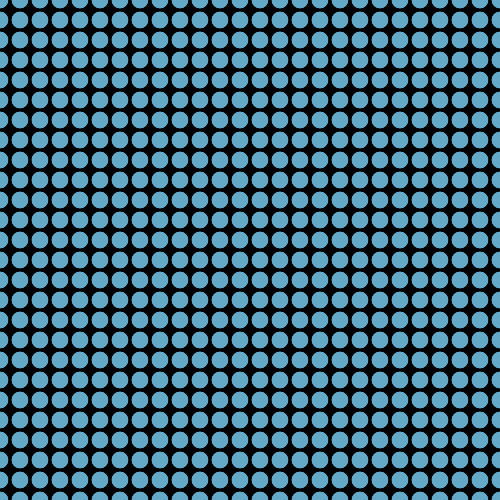
Frame 1 (no input)
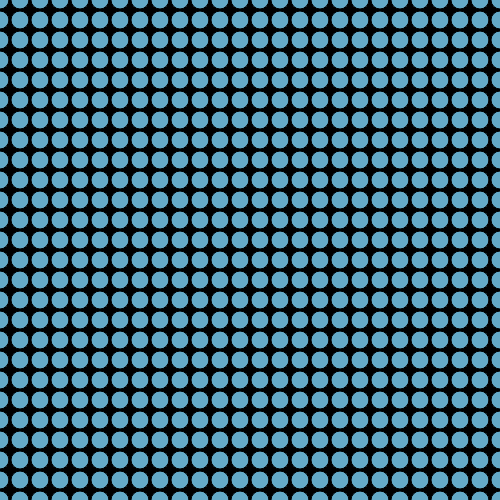
Frame 60 (no input)
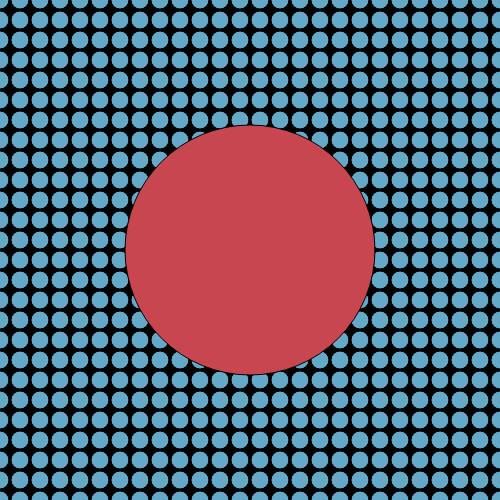
Frame 120 (the mouse pressed at the canvas centre since frame 60)

The p5.js sketch that drew these frames (run headless with seeded random() and noise() and a simulated clock; from frame 60 on, the mouse is pressed at the canvas centre):

// p5.js sketch
// ── sketch.js

// Declare the setup function
function setup() {

  // create a canvas 500px wide and 500px high
  createCanvas( 500, 500 );

  // color the background black
  background( 'black');
}
//declare draw function
function draw() {

// write a for loop for ellipses along x axis
for (var a = 0; a <= height; a = a + 20) {
  //write a for loop for ellipses each iteration of above for loop to be executed each iteration
  for(var b = 0; b <= width; b = b + 20) {
    //draw blue circles with a and b as x and y values respectively
    fill(100, 170, 200);
    ellipse(a, b, 18);
   }
 }

//map x axis position of mouse to size of canvas and diameter of circle
map(mouseX, 0, 500, 0, 500);

//draw circle with mouseX as diameter
fill(200, 70, 80);
ellipse(250, 250, mouseX);

}
